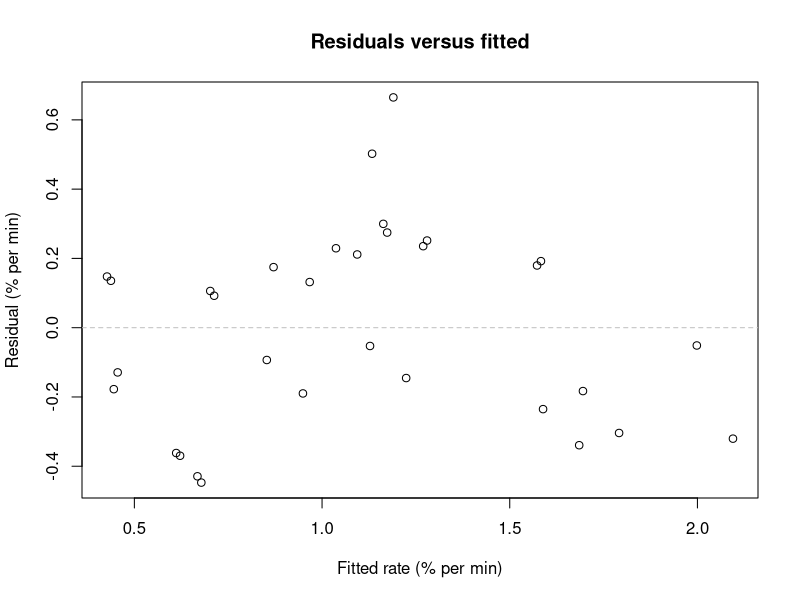
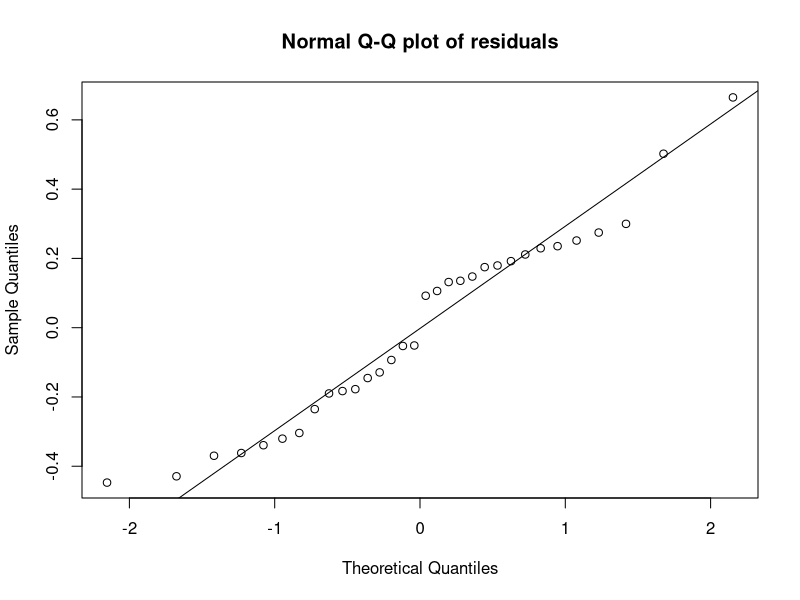
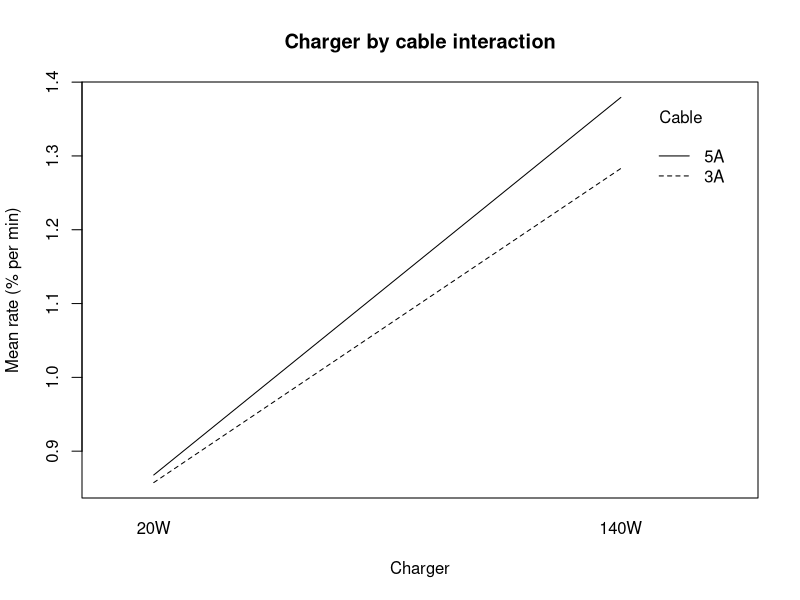

These charts were generated, in order, by the following R code:
# Load collected run data
dir.create("outputs/tables", recursive = TRUE, showWarnings = FALSE)
dir.create("outputs/figures", recursive = TRUE, showWarnings = FALSE)

runs <- read.csv("data/clean/runs.csv", stringsAsFactors = FALSE)
head(runs)
names(runs)

runs$charger <- factor(runs$charger, levels = c("20W", "140W"))
runs$cable <- factor(runs$cable, levels = c("3A", "5A"))

# Draw class reflects effective draw under the study chargers
runs$draw_class <- factor(runs$draw_class, levels = c("high", "low"))

# Treatment code from charger and cable
runs$treatment <- factor(paste(runs$charger, runs$cable, sep = "_"))

runs$device <- factor(runs$device_name)
runs$charge_rate <- runs$delta_soc / runs$elapsed_min
table(runs$device, runs$treatment)

# Main ANOVA with device blocking
fit <- aov(charge_rate ~ device + charger * cable, data = runs)
summary(fit)

mean_square_error <- deviance(fit) / df.residual(fit)
error_degrees_freedom <- df.residual(fit)
mean_square_error
error_degrees_freedom

# Treatment cell means and standard errors
cells <- expand.grid(charger = c("20W", "140W"), cable = c("3A", "5A"))
cells$treatment <- paste(cells$charger, cells$cable, sep = "_")
cells$mean_rate <- tapply(runs$charge_rate, runs$treatment, mean)[cells$treatment]
cells$standard_error <- sqrt(mean_square_error / 8)
cells

# All pairwise treatment comparisons
fit_treatment <- aov(charge_rate ~ device + treatment, data = runs)
TukeyHSD(fit_treatment, "treatment")

# Per-device treatment means
device_means <- tapply(runs$charge_rate, list(runs$device, runs$treatment), mean)
head(device_means)

# Interaction contrast within each device
device_contrast <- device_means[, "140W_5A"] - device_means[, "140W_3A"] -
  device_means[, "20W_5A"] + device_means[, "20W_3A"]
device_contrast

device_class <- runs$draw_class[match(rownames(device_means), runs$device_name)]
device_class

high_count <- sum(device_class == "high")
low_count <- sum(device_class == "low")
high_count
low_count

high_contrast <- mean(device_contrast[device_class == "high"])
low_contrast <- mean(device_contrast[device_class == "low"])

high_standard_error <- 2 * sqrt(mean_square_error / high_count)
low_standard_error <- 2 * sqrt(mean_square_error / low_count)
difference_standard_error <- 2 * sqrt(mean_square_error * (1 / high_count + 1 / low_count))
t_critical <- qt(0.975, error_degrees_freedom)

interval <- function(estimate, standard_error) {
  c(estimate = estimate,
    low = estimate - t_critical * standard_error,
    high = estimate + t_critical * standard_error)
}
results <- rbind(
  high = interval(high_contrast, high_standard_error),
  low = interval(low_contrast, low_standard_error),
  high_minus_low = interval(high_contrast - low_contrast, difference_standard_error)
)
results

# Write the ANOVA table, cell means and planned-contrast intervals
capture.output(summary(fit), file = "outputs/tables/anova.txt")
write.csv(cells, "outputs/tables/cell_means.csv", row.names = FALSE)
write.csv(as.data.frame(t(results)), "outputs/tables/planned_contrasts.csv")

# Residual, normality and interaction diagnostics, saved as figures
png("outputs/figures/residuals_vs_fitted.png", width = 1200, height = 900, res = 150)
plot(fitted(fit), residuals(fit),
     xlab = "Fitted rate (% per min)", ylab = "Residual (% per min)",
     main = "Residuals versus fitted")
abline(h = 0, lty = 2, col = "grey")
dev.off()

png("outputs/figures/qq_plot.png", width = 1200, height = 900, res = 150)
qqnorm(residuals(fit), main = "Normal Q-Q plot of residuals")
qqline(residuals(fit))
dev.off()

png("outputs/figures/interaction_plot.png", width = 1200, height = 900, res = 150)
interaction.plot(runs$charger, runs$cable, runs$charge_rate,
                 xlab = "Charger", trace.label = "Cable",
                 ylab = "Mean rate (% per min)", main = "Charger by cable interaction")
dev.off()
